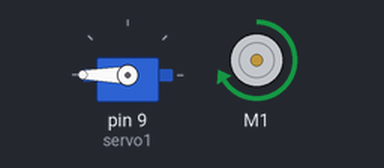
The sketch below on a simulated Arduino Uno, built with avr-gcc and run on an emulated ATmega328P. Parts: servo, DC motor (green arrow = forward, orange = backward, longer = faster).

Above: at 0.05 s.
At 6.0 s:
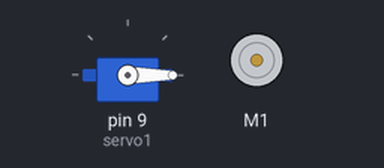
Timing chart, 0 to 7.8 s (numbered marks = the images above):
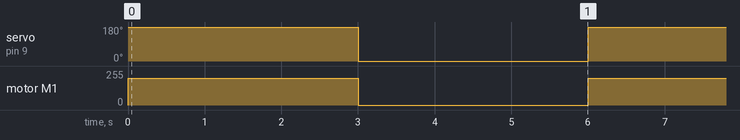

Measured:
- by itself, servo on pin 9 (servo1): alternates 180° for 3.0 s and 0° for 3.0 s
- by itself, motor M1: alternates forward 200/255 for 3.0 s and stopped for 3.0 s

The sketch:

Servo_DCmoror.ino
```cpp
#include<AFMotor.h>
#include<Servo.h>

AF_DCMotor motor(1);
Servo servo1;

void setup() {
  servo1.attach(9);
  motor.setSpeed(200);
  motor.run(RELEASE);

}

void loop() {

  motor.run(FORWARD);
  servo1.write(180);
  delay(3000);

  motor.run(RELEASE);
  servo1.write(-180);
  delay(3000);

}
```
